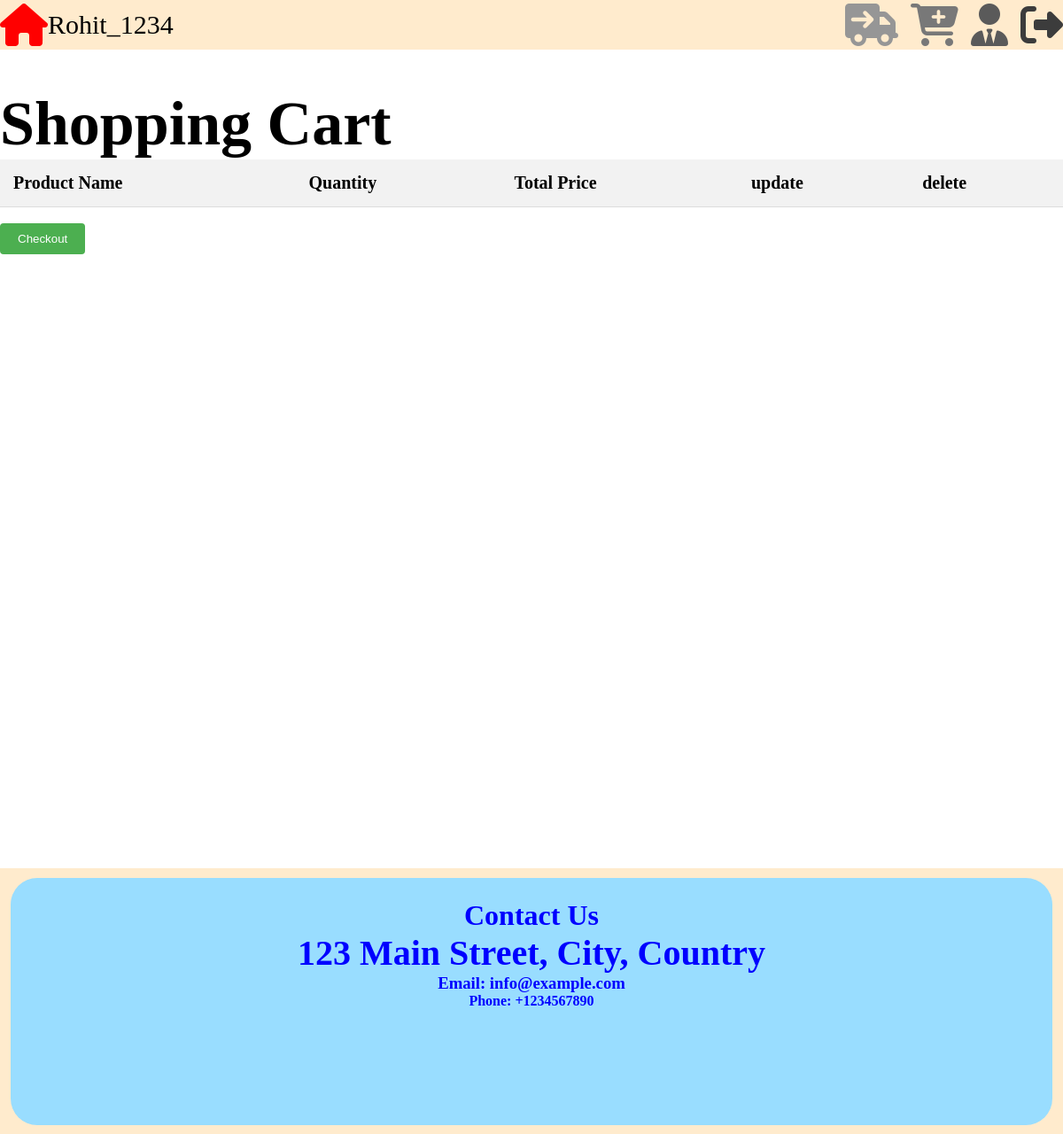
Page /home/cart/ (signed in) on the earlier database version.
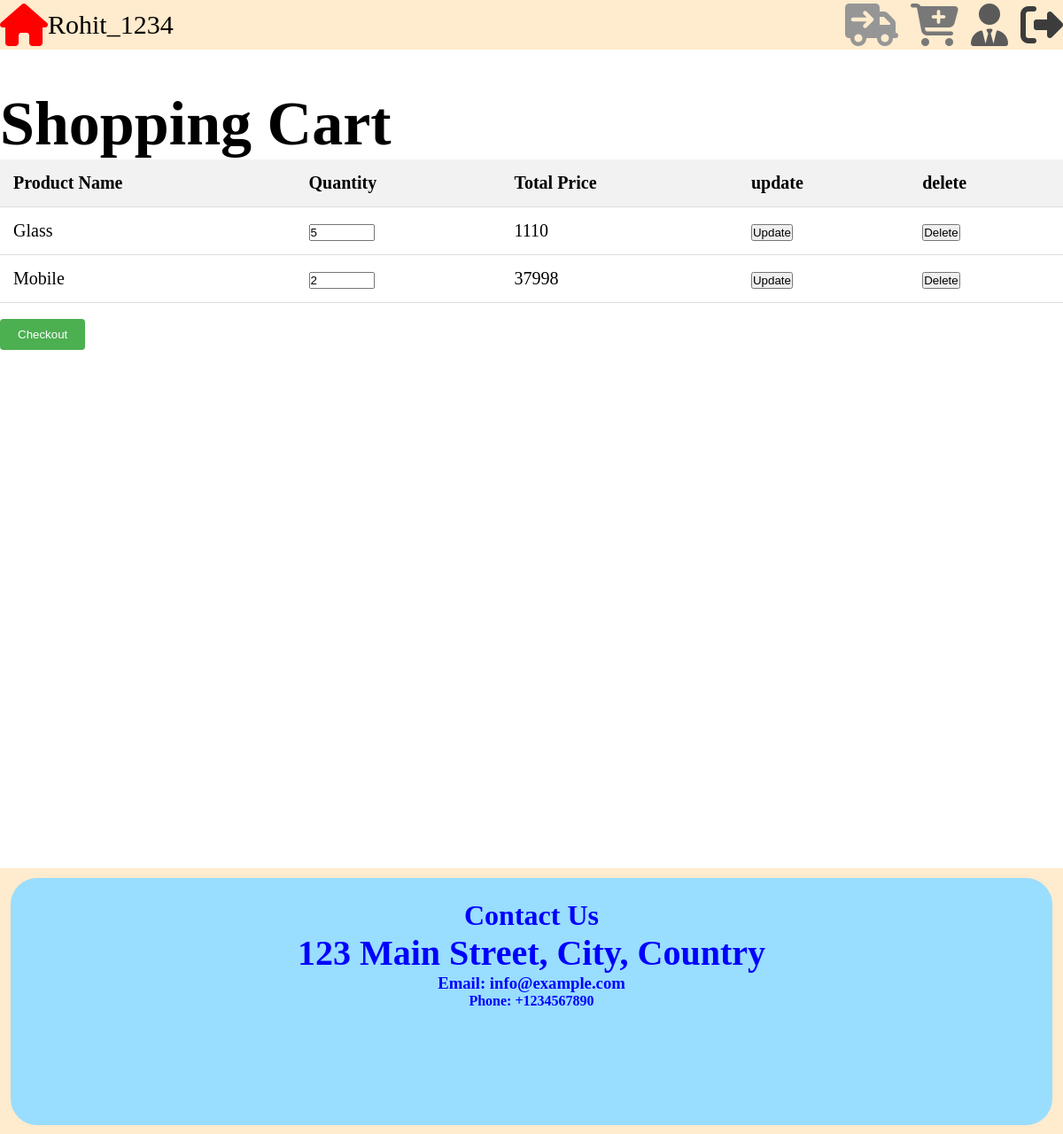
Same page on the later database version.
### e_commerce_site/models.py (models this page shows)
class UserProduct(models.Model):
    user = models.ForeignKey(User, on_delete=models.CASCADE)
    product = models.ForeignKey(product_management, on_delete=models.CASCADE)
    quantities = models.PositiveIntegerField(default=1)
    total_price=models.PositiveIntegerField(default=1)

class product_management(models.Model):
    name=models.CharField(max_length=50,null=False)
    description=models.CharField(max_length=500,null=False)
    price=models.IntegerField(null=False)
    quantity=models.IntegerField(null=False)
    image=models.ImageField(upload_to='image/',null=False)
    def __str__(self):
        return self.name

### e_commerce_site/views.py (the view, shortened to what this page needs)
# urls.py: path('home/cart/',cart.as_view(),name='cart'),
class cart(View):
    def get(self,request):
        try:
            if not request.user.is_authenticated:
                return redirect('login')
            obj1=UserProduct.objects.filter(user=request.user)
            return render(request,'cart.html',{'obj':obj1,'username':request.user})
        except Exception as e:
            return HttpResponse(e)

### templates/cart.html (shortened to what this page needs)
<!DOCTYPE html>
<html lang="en">
<head>
    <link rel="stylesheet" href="/static/css/cart.css">
</head>
<body>
<header style="height:7vh;align-item:text-align:center;display:flex;align-items: center;">
        <div style=" justifyContent: center; alignItems: center;text-align:center;" >
            <a href="/home/"><i style="font-size: 6vh;color:red;" class="fa-solid fa-house" ></i></a>
        </div>
    <div>
        {% if  username == 'Login' %}
        <h1 style="padding:12px;"><a href="/login/">{{ username }}</a></h1>
        {% else %}
        <h10 style="font-size:30px;">{{ username }}</h10>
        {% endif %}
    </div>
        <div class="right_header">
            <a href="/home/orders/"><i style="font-size: 6vh;color:rgb(150, 150, 150);padding-left:10px;" class="fa-solid fa-truck-arrow-right"></i></a>
            <a href="/home/cart/"><i style="font-size: 6vh;color:rgb(120, 120, 120);padding-left:10px;" class="fa-solid fa-cart-plus"></i></a>
            <a href="/admin_panal/"><i style="font-size: 6vh;color:rgb(90, 90, 90);padding-left:10px;" class="fa-solid fa-user-tie"></i></a>
            <a href="/logout/"><i style="font-size: 6vh;color:rgb(60, 60, 60);padding-left:10px;" class="fa-solid fa-right-from-bracket"></i></a>
        </div>
</header>
<h2 style="margin-top:100px;font-size:70px;">Shopping Cart</h2>
<div style="min-height:800px;">
<table>
  <thead>
    <tr>
      <th>Product Name</th>
      <th>Quantity</th>
      <th>Total Price</th>
        <th>update</th>
        <th>delete</th>
    </tr>
  </thead>
  <tbody>
  {% for i in obj %}
    <tr>
        <form method="post">
      <td>{{ i.product }}</td>
      <td><input type="number" name="quantities" value="{{ i.quantities }}" style="width:70px;"></td>
      <td>{{ i.total_price }}</td>
        <td><a href="/home/"><button>Update</button></a></td>
            </form>
        <td><a href="/home/cart/delete/{{ i.id }}"><button>Delete</button></a></td>
    </tr>
    {% endfor %}
  </tbody>
</table>
    <br><a href="/home/checkout/"><button class="checkout-btn">Checkout</button></a>
</div>
<footer style="text-align: center;display:flex;width:100%;margin:0;padding:0;align-items:center;">
<div style="width:98%;height:85%;align-items:center;background-color:#99ddff;border-radius:30px;justify-content:center;padding-top:2%;">
            <h1>Contact Us</h1>
            <h2 style="font-size:40px;">123 Main Street, City, Country</h2>
            <h3>Email: info@example.com</h3>
            <h4>Phone: +1234567890</h4>
        </div>
</footer>
</body>
</html>

Differences in the rows shown:
added UserProduct: product "Glass", quantities "5", total_price "1110"
added UserProduct: product "Mobile", quantities "2", total_price "37998"
